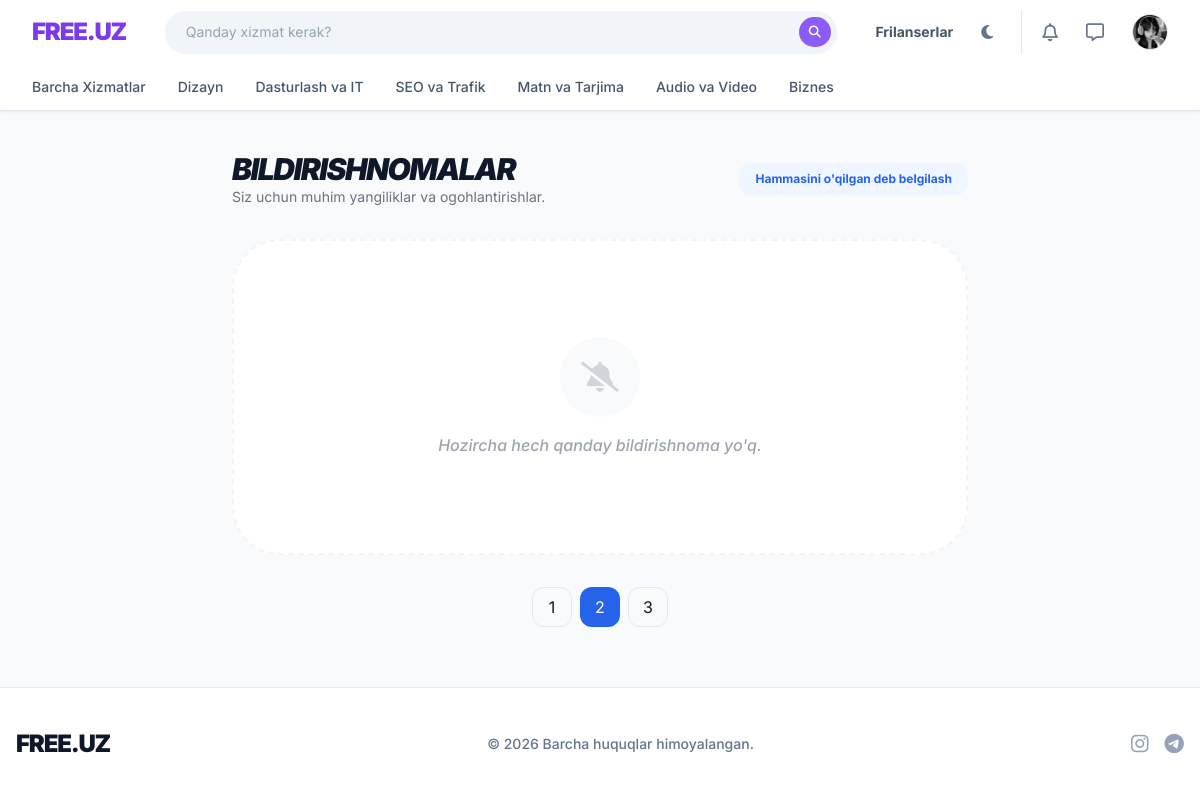
Page /notifications/ (signed in) on the earlier database version.
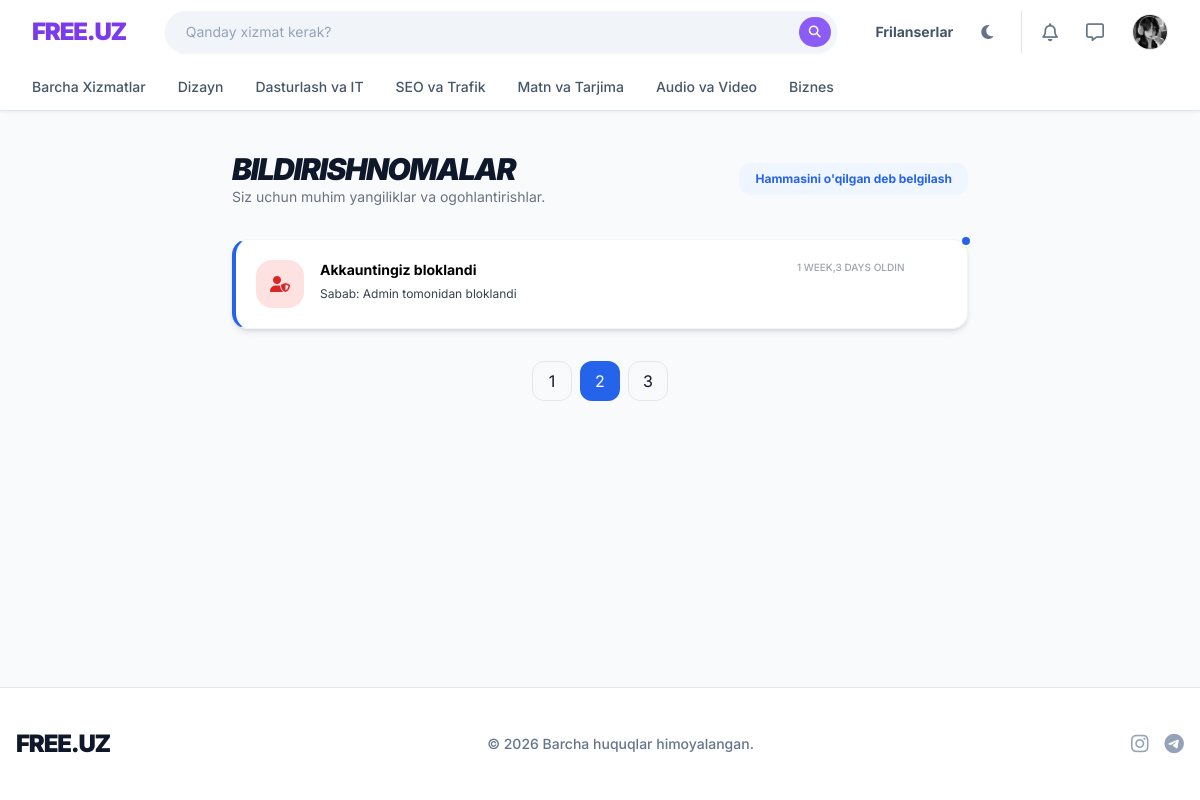
Same page on the later database version.
### Client/models.py (models this page shows, shortened)
class Notification(models.Model):
    TYPE_CHOICES = [
        ('order_new',       'Yangi buyurtma'),
        ('order_accepted',  'Buyurtma qabul qilindi'),
        ('order_rejected',  'Buyurtma rad etildi'),
        ('order_delivered', 'Ish topshirildi'),
        ('order_completed', 'Buyurtma tugallandi'),
        ('order_revision',  'Tuzatish so\'raldi'),
        ('order_dispute',   'Nizo ochildi'),
        ('order_cancelled', 'Buyurtma bekor qilindi'),
        ('payment_hold',    'To\'lov ushlab qolindi'),
        ('payment_released','To\'lov o\'tkazildi'),
        ('payment_refunded','To\'lov qaytarildi'),
        ('review_new',      'Yangi sharh'),
        ('complaint_new',   'Yangi shikoyat'),
        ('account_blocked', 'Akkaunt bloklandi'),
        ('account_verified','Akkaunt tasdiqlandi'),
    ]
    recipient  = models.ForeignKey(User, on_delete=models.CASCADE, related_name='notifications')
    type       = models.CharField(max_length=50, choices=TYPE_CHOICES)
    title      = models.CharField(max_length=200)
    message    = models.TextField(max_length=500)
    order      = models.ForeignKey(Order, on_delete=models.SET_NULL, null=True, blank=True, related_name='notifications')
    is_read    = models.BooleanField(default=False)
    created_at = models.DateTimeField(auto_now_add=True)
    class Meta:
        verbose_name = 'Bildirishnoma'
        verbose_name_plural = 'Bildirishnomalar'
        ordering = ['-created_at']

### Client/views.py (the view)
# urls.py: path('notifications/',                    views.NotificationListView.as_view(), name='notifications'),
class NotificationListView(View):
    def get(self, request):
        if not request.user.is_authenticated:
            return redirect('client:login')
        notifs = Notification.objects.filter(recipient=request.user).order_by('-created_at')
        filter_type = request.GET.get('filter')
        if filter_type == 'unread':
            notifs = notifs.filter(is_read=False)
        from django.core.paginator import Paginator
        paginator = Paginator(notifs, 20)
        page = request.GET.get('page')
        page_obj = paginator.get_page(page)
        return render(request, 'notifications/list.html', {
            'page_obj': page_obj,
            'notifications': page_obj
        })

### templates/notifications/list.html (shortened to what the changed rows need)
{% extends 'base.html' %}
{% block content %}
<div class="py-10 max-w-3xl mx-auto px-4">
    <div class="flex items-center justify-between mb-8">
        <div>
            <h1 class="text-3xl font-black italic uppercase tracking-tighter">Bildirishnomalar</h1>
        </div>
    </div>
    <div class="space-y-3">
        {% for notification in notifications %}
        <div class="relative group">
            <div class="{% if not notification.is_read %}bg-white dark:bg-zinc-900 border-l-4 border-l-blue-600 shadow-md{% else %}bg-gray-50/50 dark:bg-black border-l-4 border-l-transparent{% endif %}
                        rounded-2xl p-5 border border-gray-100 dark:border-zinc-800 transition-all duration-300 hover:shadow-lg flex items-start gap-4">
                <div class="w-12 h-12 rounded-2xl flex-shrink-0 flex items-center justify-center
                    {% if 'order' in notification.type %}bg-blue-100 text-blue-600 dark:bg-blue-900/30
                    {% elif 'payment' in notification.type %}bg-green-100 text-green-600 dark:bg-green-900/30
                    {% elif 'account' in notification.type %}bg-red-100 text-red-600 dark:bg-red-900/30
                    {% else %}bg-blue-50 text-blue-500 dark:bg-zinc-800{% endif %}">
                    {% if 'order' in notification.type %}<i class="fa-solid fa-cart-shopping"></i>
                    {% elif 'payment' in notification.type %}<i class="fa-solid fa-credit-card"></i>
                    {% elif 'account' in notification.type %}<i class="fa-solid fa-user-shield"></i>
                    {% elif 'complaint' in notification.type %}<i class="fa-solid fa-circle-exclamation"></i>
                    {% else %}<i class="fa-solid fa-bell"></i>{% endif %}
                </div>
                <div class="flex-1">
                    <div class="flex justify-between items-start mb-1">
                        <h4 class="font-bold text-sm {% if not notification.is_read %}text-black dark:text-white{% else %}text-gray-500{% endif %}">
                            {{ notification.title }}
                        </h4>
                        <span class="text-[10px] text-gray-400 font-medium uppercase">{{ notification.created_at|timesince }} oldin</span>
                    </div>
                    <p class="text-xs leading-relaxed {% if not notification.is_read %}text-gray-700 dark:text-zinc-300{% else %}text-gray-400{% endif %}">
                        {{ notification.message }}
                    </p>
                </div>
            </div>
            {% if not notification.is_read %}
            <div class="absolute -top-1 -right-1 w-3 h-3 bg-blue-600 rounded-full border-2 border-white dark:border-black shadow-sm animate-pulse"></div>
            {% endif %}
        </div>
        {% empty %}
        <div class="text-center py-24 bg-white dark:bg-gray-800 rounded-[3rem] border-2 border-dashed border-gray-100 dark:border-gray-700">
            <div class="w-20 h-20 bg-gray-50 dark:bg-gray-900/50 rounded-full flex items-center justify-center mx-auto mb-4 text-gray-300">
                <i class="fa-solid fa-bell-slash text-3xl"></i>
            </div>
            <p class="text-gray-400 italic font-medium">Hozircha hech qanday bildirishnoma yo'q.</p>
        </div>
        {% endfor %}
    </div>
</div>
{% endblock %}

Differences in the rows shown:
added Notification: type "account_blocked" (drawn), title "Akkauntingiz bloklandi", created_at "1 WEEK,3 DAYS", message "Sabab: Admin tomonidan bloklandi", is_read False (drawn)
Other differences:
text no longer shown: "Hozircha hech qanday bildirishnoma yo'q."
